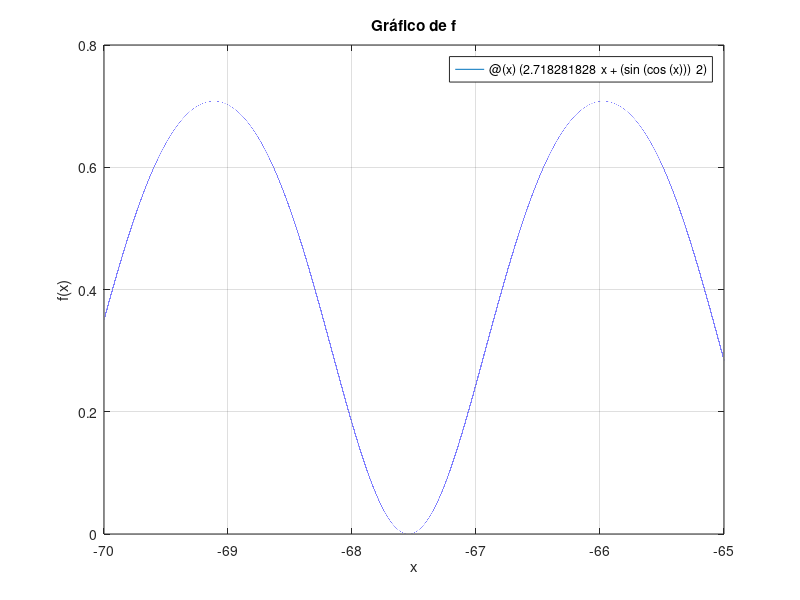

Write the MATLAB code that produced this figure. (Note: this script raises an error after producing the figure.)
%Questão 02:
f = @(x)(2.718281828^x + (sin(cos(x)))^2); 
a = -1; 
b = 1;
epsilon = 10^-4;
MaxIteracoes = 1000;

figure;
fplot(f,[-70,-65]); 
xlabel x;
ylabel f(x);
grid; 
title('Gráfico de f');

[r1, n1] = Bisseccao(f, a, b, epsilon, MaxIteracoes);
[r2, n2] = NewtonRaphsonVisual(f, 0, 0, (a+b)/2, epsilon, MaxIteracoes);
[r3, n3] = Secante(f, a, b, epsilon, MaxIteracoes);
[X,FVAL,EXITFLAG,OUTPUT]=fzero(f,[-68, -67]); 

f1 = f(r1);
f2 = f(r2);
f3 = f(r3);
    
